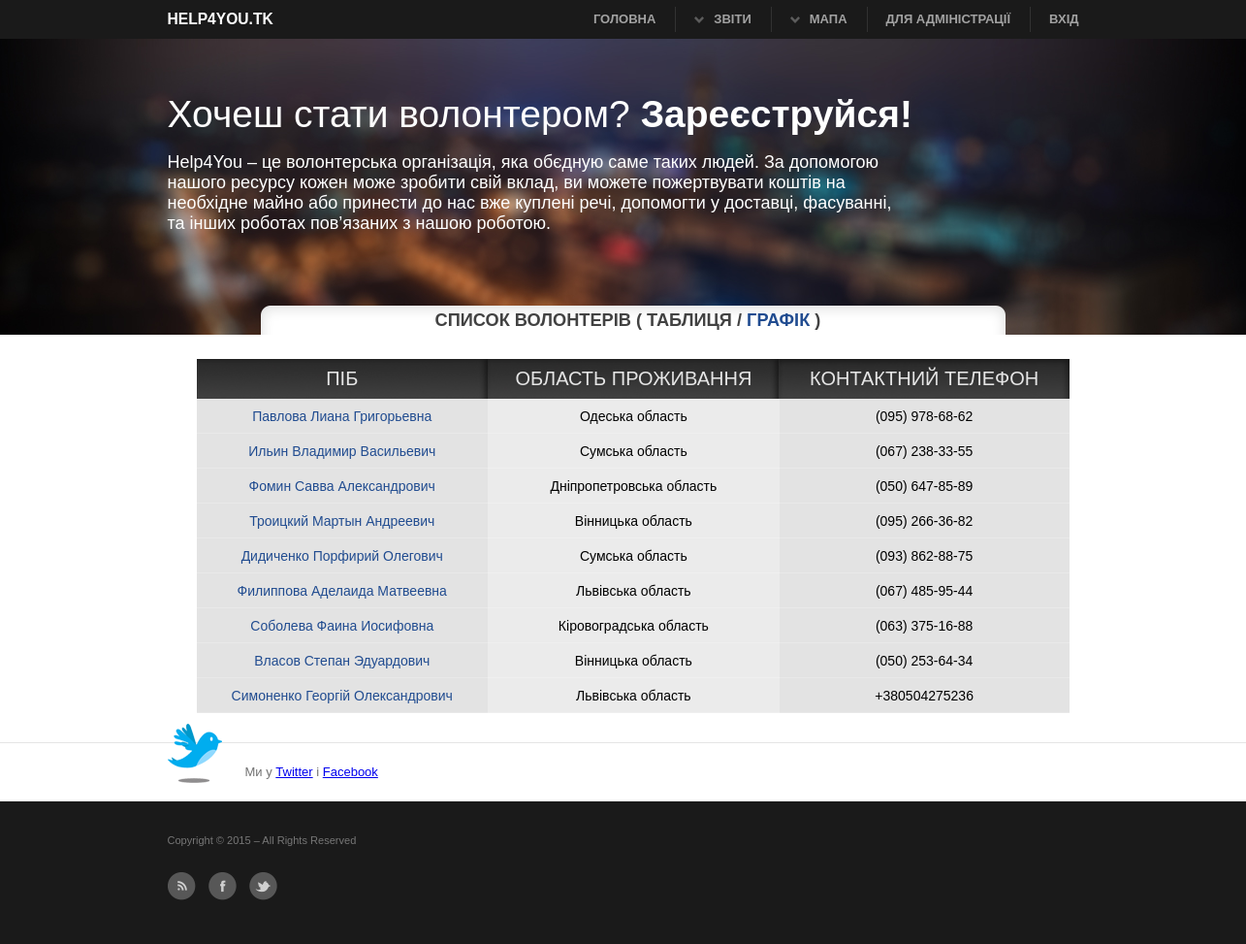
The app's page /Volonter/, older data.
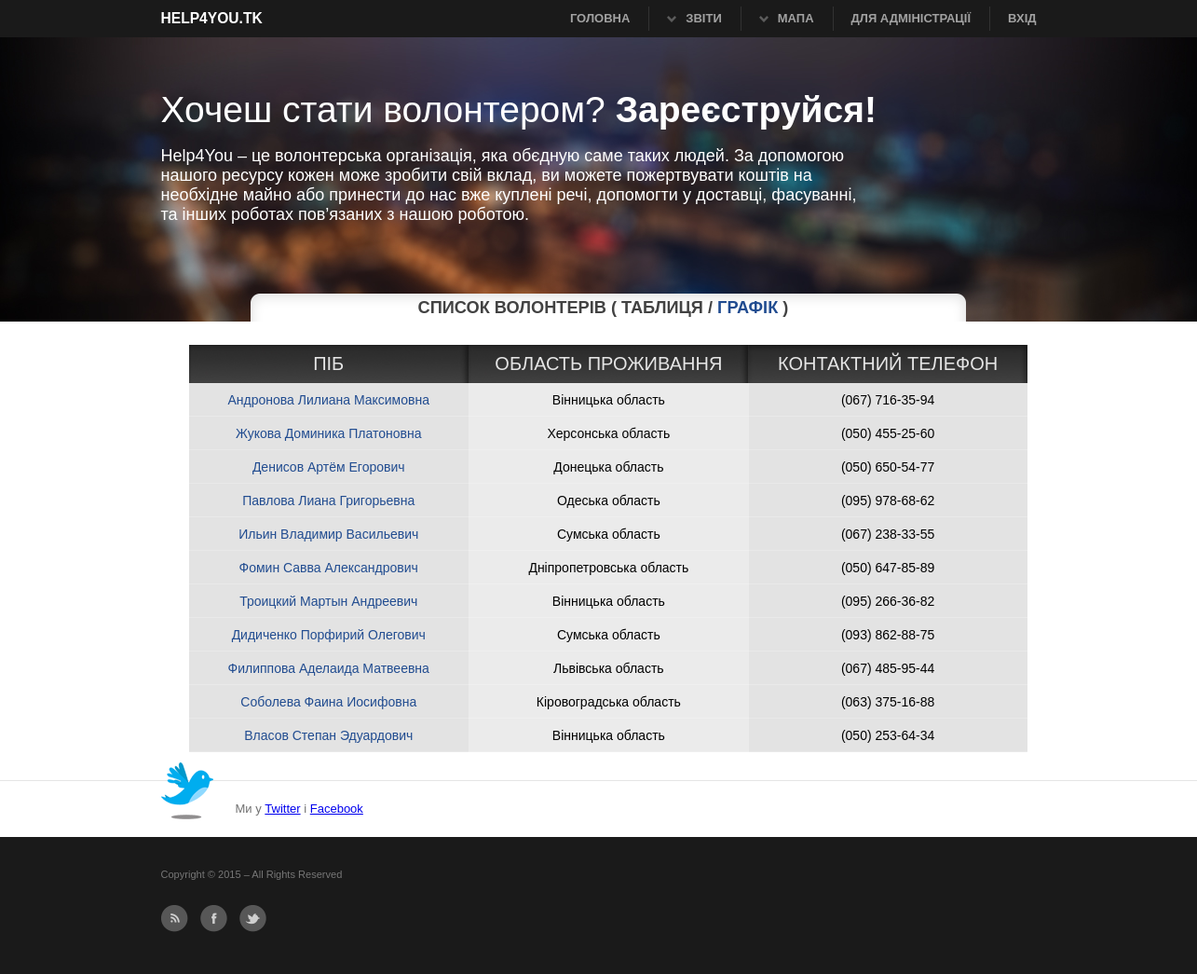
The same page, newer data.
### main/models.py (models this page shows, shortened)
class Volonter(models.Model):
    GENDER_CHOICES = (
        (u'М', 'Male'),
        (u'Ж', 'Female'),
    )
    OBLAST_CHOICES = (
         (u'Вінницька область',u'Вінницька область'),
         (u'Волинська область',u'Волинська область'),
         (u'Дніпропетровська область',u'Дніпропетровська область'),
         (u'Донецька область',u'Донецька область'),
         (u'Закарпатська область',u'Закарпатська область'),
         (u'Запорізька область',u'Запорізька область'),
         (u'Івано-Франківська область',u'Івано-Франківська область'),
         (u'Київська область',u'Київська область'),
         (u'Кіровоградська область',u'Кіровоградська область'),
         (u'Луганська область',u'Луганська область'),
         (u'Львівська область',u'Львівська область'),
         (u'Миколаївська область',u'Миколаївська область'),
         (u'Одеська область',u'Одеська область'),
         (u'Полтавська область',u'Полтавська область'),
         (u'Рівненська область',u'Рівненська область'),
         (u'Сумська область',u'Сумська область'),
         (u'Тернопільська область',u'Тернопільська область'),
         (u'Харківська область',u'Харківська область'),
         (u'Херсонська область',u'Херсонська область'),
         (u'Хмельницька область',u'Хмельницька область'),
         (u'Черкаська область',u'Черкаська область'),
         (u'Чернігівська область',u'Чернігівська область'),
         (u'Чернівецька область',u'Чернівецька область'),
         (u'Автономна Республіка Крим',u'Автономна Республіка Крим'),
    )
    fio = models.CharField(verbose_name=u'ПІБ', max_length=200)
    birthday = models.DateField(verbose_name=u'Дата народження',null=True, blank=True)
    address = models.CharField(verbose_name=u'Область проживання',max_length=30, choices=OBLAST_CHOICES)
    telephone = models.CharField(verbose_name=u'Телефон',max_length=20)
    gender = models.CharField(verbose_name=u'Стать',max_length=1, choices=GENDER_CHOICES)
    activeted = models.BooleanField(default=False, verbose_name=u'Підтвердження')
    categories = models.ManyToManyField('CategoryResource', verbose_name=u'Категорія ресурсів')
    class Meta:
        verbose_name_plural = u'Волонтери'

### main/views.py (the view)
# urls.py: url(r'^Volonter/$',VolonterListView.as_view(), name='list_volonter'),
class VolonterListView(ListView):
    template_name = 'list_volonter.html'
    model = Volonter
    context_object_name = 'Volonter'
    def get_context_data(self, **kwargs):
        context = super(VolonterListView, self).get_context_data(**kwargs)
        context.update({
            'Volonter':Volonter.objects.filter(activeted=True),
        })
        return context

### main/templates/list_volonter.html (shortened to what this page needs)
{% extends 'base.html' %}
{% load staticfiles %}
{% block title %}
    <h3 class="title_list">Список волонтерів ( Таблиця /<a href="{% url 'grafik_volonter' %}"> Графік</a> )</h3>
{% endblock %}
{% block content %}
    <div id="list_table">
  <table border="0">
    <tr>
        <td class="top_left">ПІБ</td>
        <td class="top_cen" >ОБЛАСТЬ ПРОЖИВАННЯ</td>
        <td class="top_right" >КОНТАКТНИЙ ТЕЛЕФОН</td>
    </tr>
    {% for volonters in Volonter %}
        <tr class="list_tr">
        <td class="cell"> <a class="detail_list" href="{% url 'view_volonter' volonters.id %}">{{ volonters.fio }}</a></td>
        <td class="cell_c">{{ volonters.address }}</td>
        <td class="cell">{{ volonters.telephone }}</td>
    </tr>
    {% endfor %}
  </table>
    </div>
{% endblock %}

Row changes from the older to the newer data that the page shows:
removed Volonter: fio "Симоненко Георгій Олександрович", address "Львівська область", telephone "+380504275236"
now on this page (row edited): Volonter: fio "Андронова Лилиана Максимовна", address "Вінницька область", telephone "(067) 716-35-94"
now on this page (row edited): Volonter: fio "Жукова Доминика Платоновна", address "Херсонська область", telephone "(050) 455-25-60"
now on this page (row edited): Volonter: fio "Денисов Артём Егорович", address "Донецька область", telephone "(050) 650-54-77"
